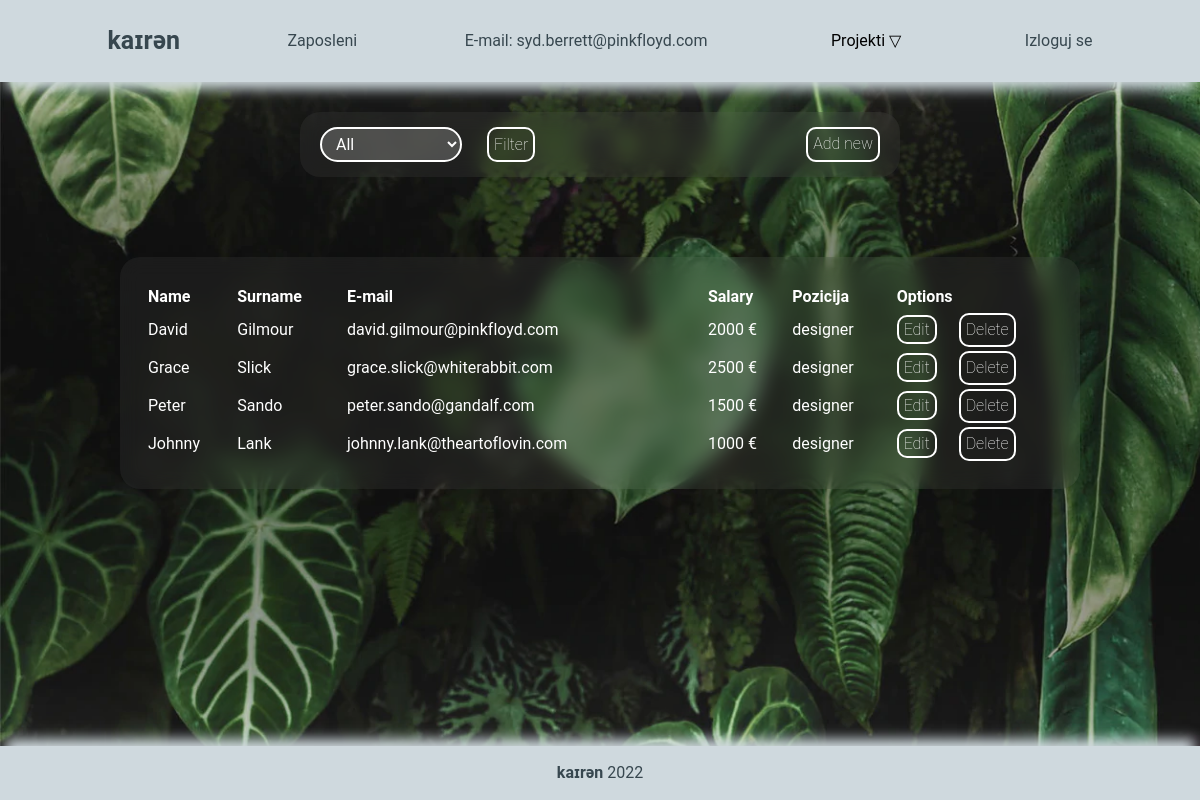
The app's page /dashboard/zaposleni.php?select_position=designer (signed in) with its own data.
### tables this page shows
CREATE TABLE IF NOT EXISTS `zaposleni` (
  `id` int(11) NOT NULL AUTO_INCREMENT,
  `name` varchar(255) NOT NULL,
  `surname` varchar(255) NOT NULL,
  `email` varchar(255) NOT NULL,
  `password` varchar(255) DEFAULT NULL,
  `position_id` int(11) NOT NULL DEFAULT '1',
  `salary` int(11) NOT NULL,
  PRIMARY KEY (`id`),
  KEY `position_id` (`position_id`)
);

CREATE TABLE IF NOT EXISTS `pozicija` (
  `pozicija_id` int(11) NOT NULL AUTO_INCREMENT,
  `pozicija_name` varchar(255) NOT NULL,
  `permissions` text,
  PRIMARY KEY (`pozicija_id`)
);

### classes/zaposleni_klasa.php (the view, shortened to what this page needs)
<?php
class Zaposleni {
    public $name;
    public $surname;
    public $email;
    public $position;
    public $salary;
    public $id;
    public $display;
    function __construct($row){
        $this->name = $row['name'];
        $this->surname = $row['surname'];
        $this->email = $row['email'];
        $this->salary = $row['salary'];
        $this->id = $row['id'];
        $this->position = $row['pozicija_name'];
    }
    public function prikazi_radnika($type) {
        if($type=='lista'):
            echo
        "<tr>
            <td>$this->name</td>
            <td>$this->surname</td>
            <td>$this->email</td>
            <td>$this->salary €</td>
            <td>$this->position</td>
            <td style='width:60px'><a href='edit_employee.php?id=$this->id' class='btn'>Edit</a></td>
            <td>
            <form style='display : $this->display' name='delete' action='' method='POST'>
                <input type='hidden' name='id_to_delete' value='$this->id' >
                <input type='submit' name='delete' value='Delete' class='btn'>
            </form>
        </td>
        </tr>";
        endif;
    }
}
?>

### dashboard/zaposleni.php (shortened to what this page needs)
<?php
include '../config/db_connection.php';
include '../classes/zaposleni_klasa.php';
if(isset($_GET['select_position'])):
    $position = $_GET['select_position'];
    if($position == 'All'):
        $sql = 'SELECT zaposleni.name,surname,email,position_id,salary,zaposleni.id,pozicija.pozicija_name FROM zaposleni JOIN pozicija ON zaposleni.position_id = pozicija.pozicija_id';
    else:
        $sql = "SELECT zaposleni.name,surname,email,position_id,salary,zaposleni.id,pozicija.pozicija_name FROM zaposleni JOIN pozicija ON zaposleni.position_id = pozicija.pozicija_id WHERE pozicija.pozicija_name = '$position'";
    endif;
else:
    $sql = 'SELECT zaposleni.name,surname,email,position_id,salary,zaposleni.id,pozicija.pozicija_name FROM zaposleni JOIN pozicija ON zaposleni.position_id = pozicija.pozicija_id';
endif;
$result = mysqli_query($connection, $sql);
$zaposleni = mysqli_fetch_all($result, MYSQLI_ASSOC);
?>
<!DOCTYPE html>
<html lang="en">
<?php include '../templates/header.php' ?>
<body>
<?php include '../templates/navigation.php' ?>
<div class="container zaposleni__controls">
    <form action="" class='form-select'>
        <select name="select_position" id="" class="form-select__select">
            <option value='All' class="form-select__option">All</option>
        </select>
        <input type="submit" value="Filter" class="btn">
    </form>
    <a href="new_employee.php" class="btn">Add new</a>
</div>
<div class="table-container">
    <table class="zaposleni__table">
        <thead>
            <th>Name</th>
            <th>Surname</th>
            <th>E-mail</th>
            <th>Salary</th>
            <th>Pozicija</th>
            <th colspan="2">Options</th>
        </thead>
        <tbody>
            <?php foreach($zaposleni as $row):
                $radnik = new Zaposleni($row);
                $radnik->prikazi_radnika('lista');
            endforeach; ?>
        </tbody>
    </table>
</div>
<?php include '../templates/footer.php' ?>
</body>
</html>

### assets/style.css (style rules this page uses)
*, *::before, *::after { box-sizing: border-box; }
* { margin: 0; }
a, a:focus, a:visited, a:hover { text-decoration: none; }
body { min-height: 100vh; text-rendering: optimizeSpeed; line-height: 1.5; font-family: 'Roboto', sans-serif; background-color: rgba(255, 255, 255, 0.05); background-image: url('background-image.jpg'), url('background-image.png'); background-size: cover; background-repeat:no-repeat; overflow-y:hidden; }
input, button, textarea, select { font: inherit; }
.btn { color: white; font-weight:lighter; background: transparent; border: solid white 2px; border-radius: 10px; padding: 3px 5px; cursor: pointer; }
.container { width:fit-content; margin: 30px auto; backdrop-filter: blur(10px); background-color: rgba(255, 255, 255, 0.05); padding: 15px 20px; border-radius: 20px; color: white; }
.zaposleni__controls { display: flex; justify-content: space-between; gap: 15px; width: 50%; }
.form-select { text-transform: capitalize; display: flex; gap: 25px; }
.form-select__select { background-color: rgba(255, 255, 255, 0.20); border: solid white 2px; padding: 5px 10px; color: white; border-radius: 20px; text-transform: capitalize; width: 100%; }
.form-select__option { text-transform: capitalize; background-color: grey; }
.zaposleni__table { color: white; backdrop-filter: blur(10px); background-color: rgba(255, 255, 255, 0.05); padding: 25px; margin: 50px auto 0 auto; width: 80%; border-radius: 20px; overflow-x: scroll; }
.zaposleni__table thead { text-align: left; }
.table-container { width: 100%; height: 350px; overflow-y: AUTO; }

### records on screen
zaposleni: name "David", surname "Gilmour", email "david.gilmour@pinkfloyd.com", salary "2000", position.pozicija_name "designer"
zaposleni: name "Grace", surname "Slick", email "grace.slick@whiterabbit.com", salary "2500", position.pozicija_name "designer"
zaposleni: name "Peter", surname "Sando", email "peter.sando@gandalf.com", salary "1500", position.pozicija_name "designer"
zaposleni: name "Johnny", surname "Lank", email "johnny.lank@theartoflovin.com", salary "1000", position.pozicija_name "designer"

### other values on screen
$_SESSION['email'] "syd.berrett@pinkfloyd.com"
